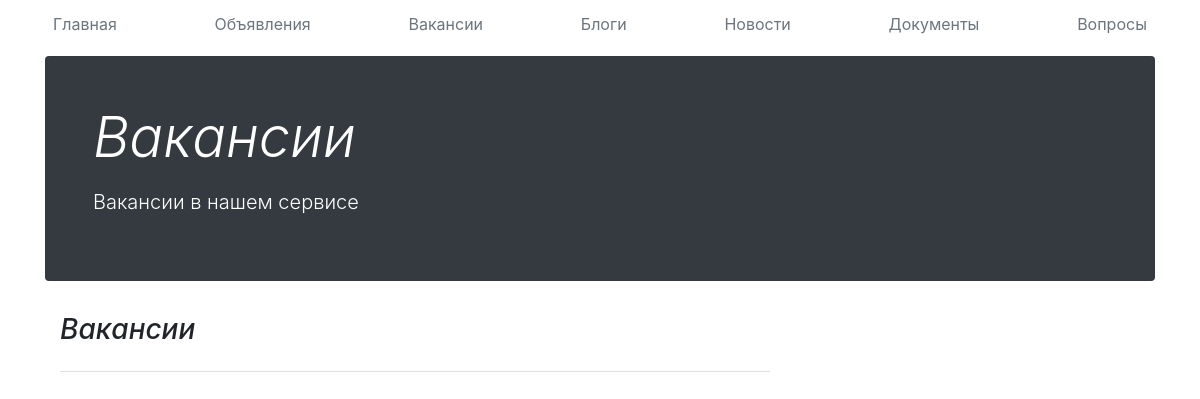
/jobs, run on an earlier commit of the app's database.
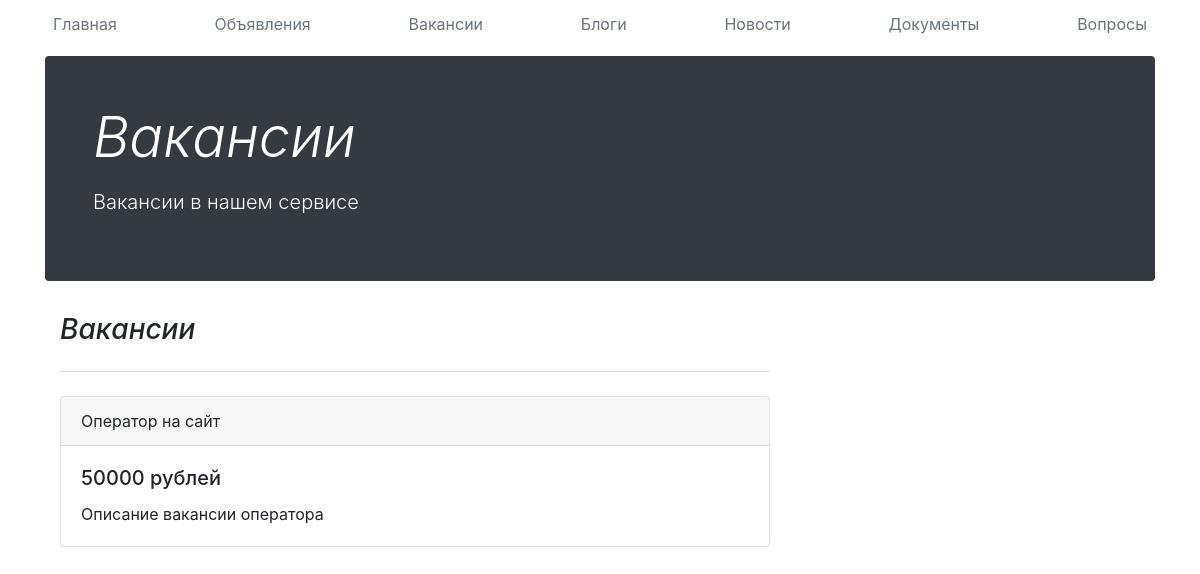
And on a later commit of the database.
### main/models.py (models this page shows)
class Jobs(models.Model):
    id = models.AutoField(primary_key=True)
    title = models.CharField('Название вакансии', max_length=50)
    text = models.TextField('Описание')
    salary = models.IntegerField('Заработная плата')
    class Meta:
        verbose_name = "Вакансия"
        verbose_name_plural = "Вакансии"

### main/views.py (the view)
# urls.py: path('jobs', views.jobs_list, name='jobs'),
def jobs_list(request):
    jobs = Jobs.objects.all()
    return render(request, 'main/jobs.html', {'jobs': jobs})

### main/templates/main/jobs.html (shortened to what this page needs)
{% extends 'main/base.html' %}
{% block name %}Вакансии{% endblock %}
{% block description %}Вакансии в нашем сервисе{% endblock %}
{% block content %}
    <div class="col-md-8 blog-main">
      <h3 class="pb-4 mb-4 font-italic border-bottom">
        Вакансии
      </h3>
{% for job in jobs %}
      <div class="card">
  <div class="card-header">
      {{job.title}}
  </div>
  <div class="card-body">
    <h5 class="card-title">{{job.salary}} рублей</h5>
    <p class="card-text">{{job.text}}</p>
  </div>
</div>
{% endfor %}
    </div>
{% endblock %}

What changed in the data, as far as the page shows it:
added Jobs: title "Оператор на сайт", salary "50000", text "Описание вакансии оператора"
